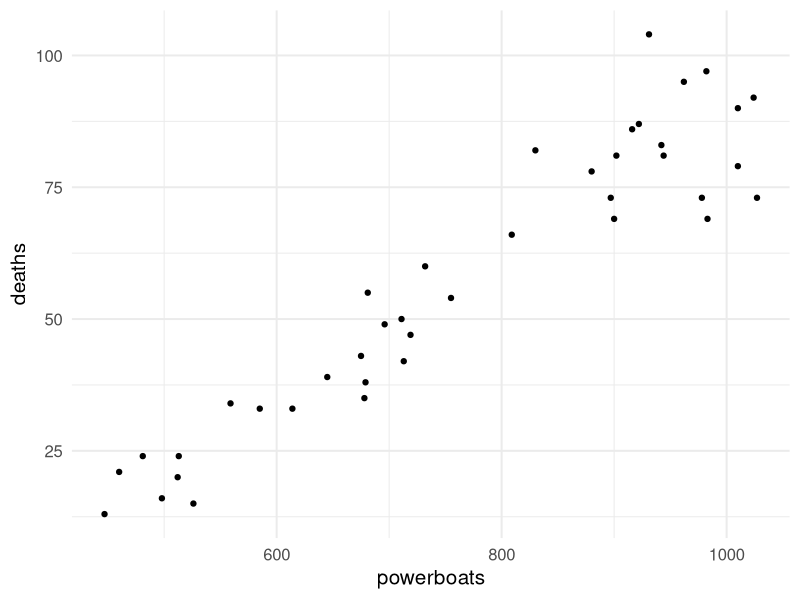
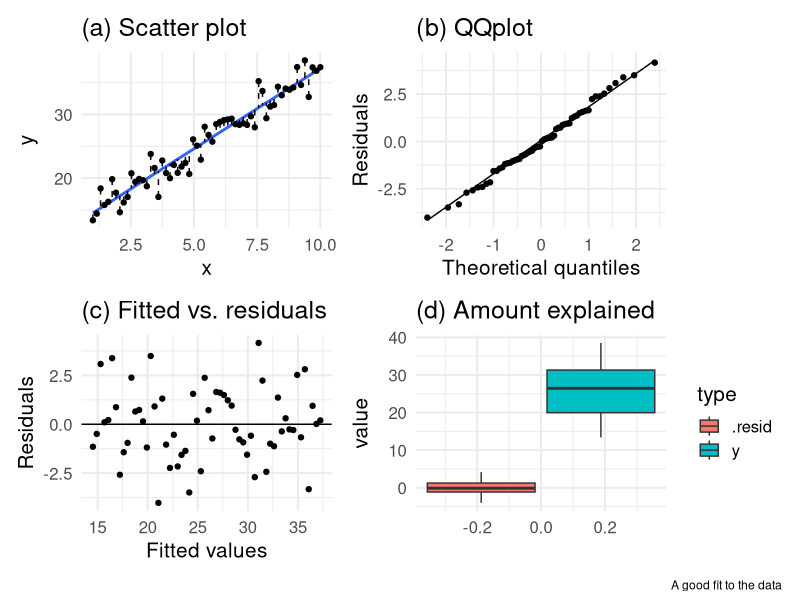
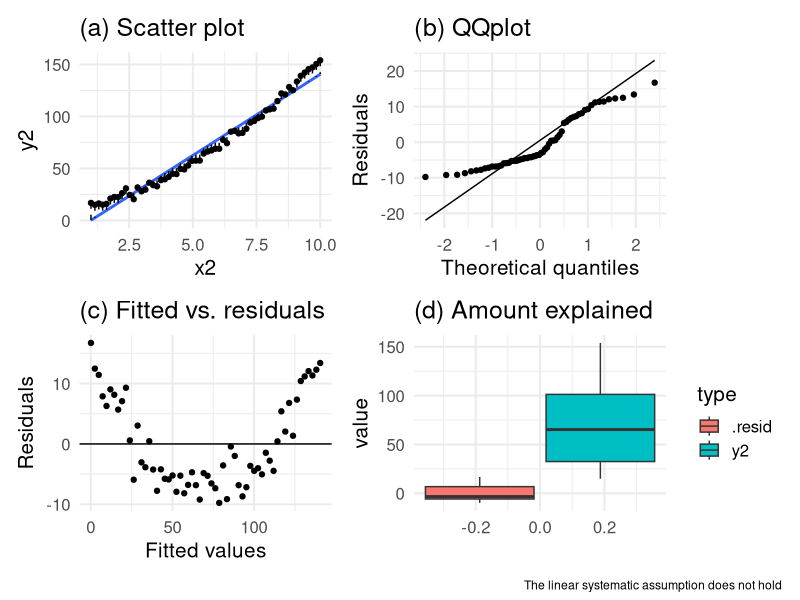
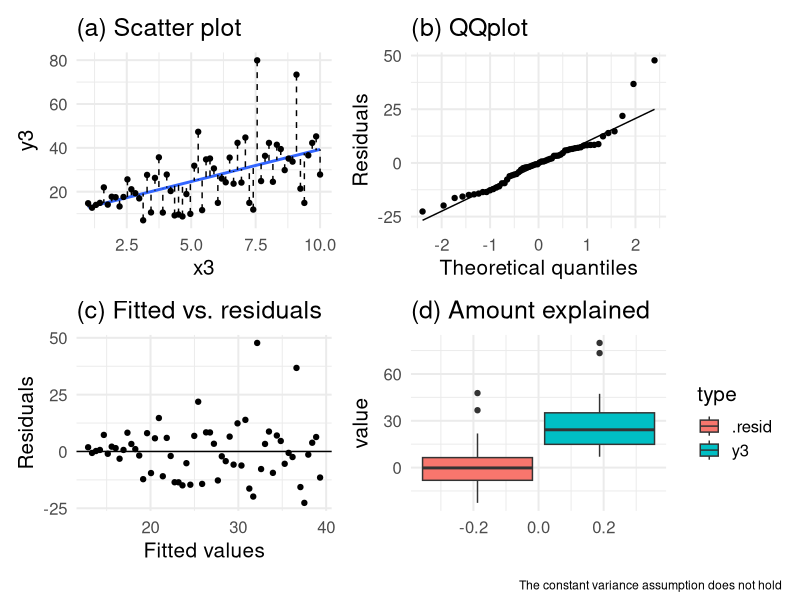
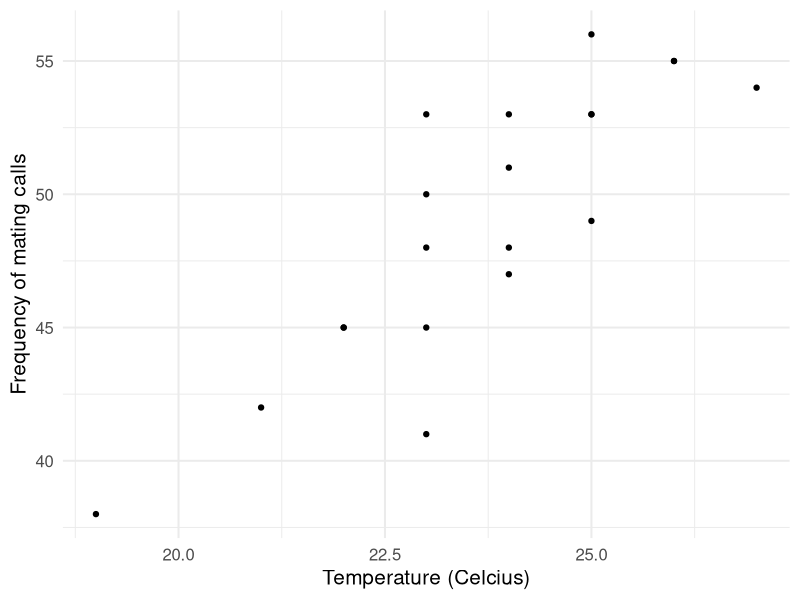
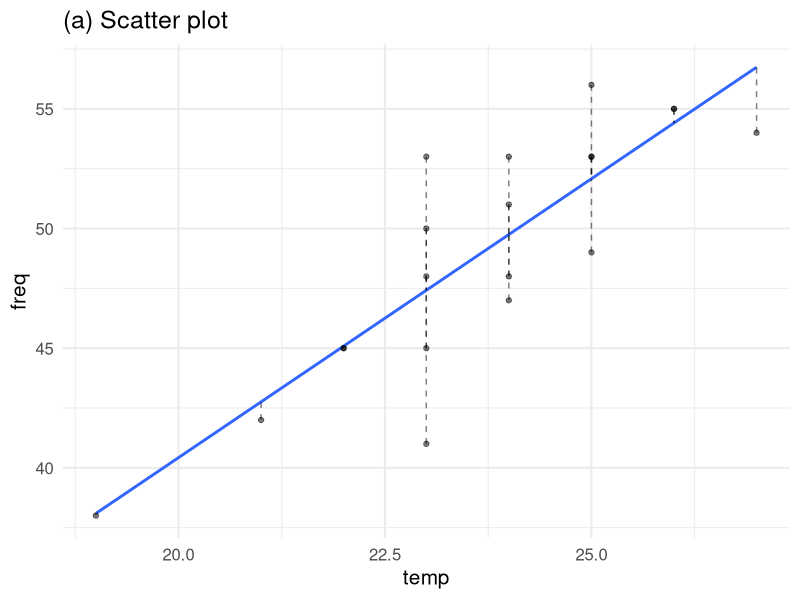
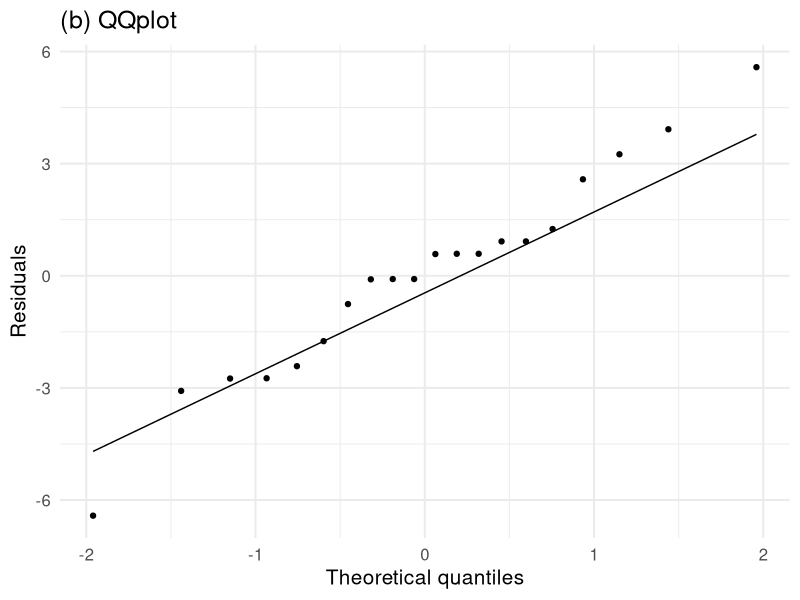
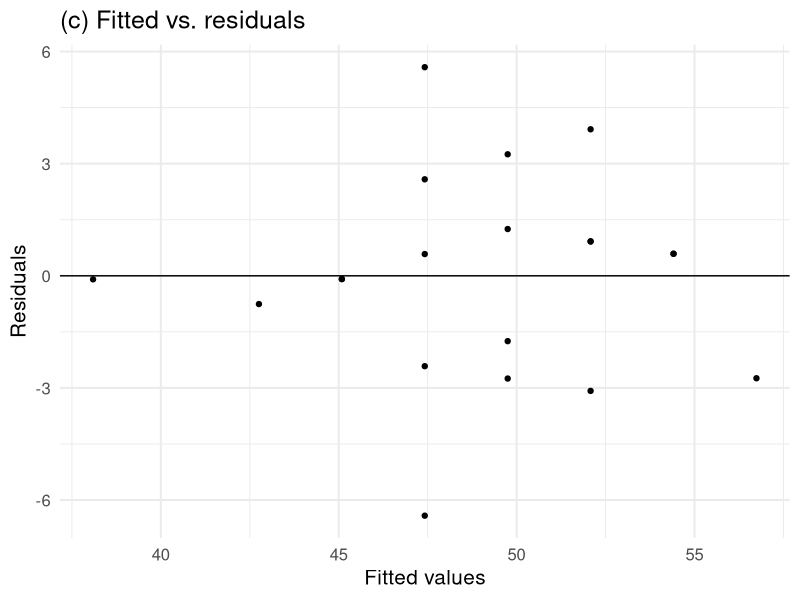

Reproduce these figures in R, in order.
## ---- chunk 1
library(knitr) # for include_graphics() 
library(dplyr)
library(forcats)
library(readr)
library(ggplot2)
library(broom) 
library(tidyr)
library(ggplot2)
library(tibble)
## ---- chunk 2
mana_data <- read_csv("Ch03_Manatee-deaths.csv")
head(mana_data)
mana_scatter <- ggplot(data = mana_data, aes(x = powerboats, y = deaths)) + 
  geom_point() + theme_minimal(base_size = 15)
## ---- chunk 3
mana_scatter
## ---- chunk 4
mana_cor <- mana_data %>% 
  summarize(corr_mana = cor(powerboats, deaths))
mana_cor
## ---- chunk 5
mana_lm <- lm(deaths ~ powerboats, mana_data)
# we use the package broom to look at the output of the linear model
tidy(mana_lm) 
## ---- chunk 6
tidy(mana_lm)
## ---- chunk 7
glance(mana_lm)
## ---- chunk 8
mana_cor <- mana_data %>% 
  summarize(corr_mana = cor(powerboats, deaths))
mana_cor
glance(mana_lm)
## ---- chunk 9
library(broom)
library(ggplot2)
library(dplyr)
library(tidyr)

# students, don't worry about the code in the next six lines.
# I will provide the required code later in the slides.
set.seed(123)
x <- seq(1, 10, length.out = 60)
y <- 12 + 2.5 * x + rnorm(n = 60, mean = 0, sd = 2)
dat1 <- data.frame(x, y)

lm1 <- lm(y~x, data = dat1)
augmented_dat1 <- augment(lm1)

## Fitted model
plot1 <- ggplot(augmented_dat1, aes(x, y)) +
  geom_smooth(method = "lm", se = F) +
  geom_point() +
  geom_segment(aes(xend = x, yend = .fitted), lty = 2) +
  theme_minimal(base_size = 15) +
  labs(title = "(a) Scatter plot") 

# QQ plot
plot2 <- ggplot(augmented_dat1, aes(sample = .resid)) + 
  geom_qq() + 
  geom_qq_line() +
  theme_minimal(base_size = 15) +
  labs(y = "Residuals", x = "Theoretical quantiles", title = "(b) QQplot") 

## Fitted vs. residuals
plot3 <-ggplot(augmented_dat1, aes(y = .resid, x = .fitted)) + 
  geom_point() + 
  theme_minimal(base_size = 15) +
  geom_hline(aes(yintercept = 0)) +
  labs(y = "Residuals", x = "Fitted values", title = "(c) Fitted vs. residuals") 

## Amount explained
reshape <- augmented_dat1 %>% select(.resid, y) %>%
  gather(key = "type", value = "value", y, .resid)

plot4 <- ggplot(reshape, aes(y = value)) + 
  geom_boxplot(aes(fill = type)) +
  labs(title = "(d) Amount explained") +
  theme_minimal(base_size = 15) 

library(patchwork)
plot1 + plot2 + plot3 + plot4 + plot_layout(nrow = 2) + 
  plot_annotation(caption = "A good fit to the data")
## ---- chunk 10
x2 <- seq(1, 10, length.out = 60)
y2 <- 12 + 2.5 * x2 + 1.2 * x2^2 + rnorm(n = 60, mean = 0, sd = 3) #the linearity assumption is violated
dat2 <- data.frame(x2, y2)

lm2 <- lm(y2 ~ x2, data = dat2)
augmented_dat2 <- augment(lm2)

## Fitted model
plot1_2 <- ggplot(augmented_dat2, aes(x2, y2)) +
  geom_smooth(method = "lm", se = F) +
  geom_point() +
  geom_segment(aes(xend = x2, yend = .fitted), lty = 2) +
  theme_minimal(base_size = 15) +
  labs(title = "(a) Scatter plot") 

# QQ plot
plot2_2 <- ggplot(augmented_dat2, aes(sample = .resid)) + 
  geom_qq() + 
  geom_qq_line() +
  theme_minimal(base_size = 15) +
  labs(y = "Residuals", x = "Theoretical quantiles", title = "(b) QQplot")

## Fitted vs. residuals
plot3_2 <-ggplot(augmented_dat2, aes(y = .resid, x = .fitted)) + 
  geom_point() + 
  theme_minimal(base_size = 15) +
  geom_hline(aes(yintercept = 0)) +
  labs(y = "Residuals", x = "Fitted values", title = "(c) Fitted vs. residuals")

## Amount explained
reshape_2 <- augmented_dat2 %>% select(.resid, y2) %>%
  gather(key = "type", value = "value", y2, .resid)

plot4_2 <- ggplot(reshape_2, aes(y = value)) + 
  geom_boxplot(aes(fill = type)) +
  theme_minimal(base_size = 15) +
  labs(title = "(d) Amount explained") 

plot1_2 + plot2_2 + plot3_2 + plot4_2 + plot_layout(nrow = 2) + 
  plot_annotation(caption = "The linear systematic assumption does not hold")
## ---- chunk 11
x3 <- seq(1, 10, length.out = 60)
y3 <- 12 + 2.5 * x3 + rnorm(n = 60, mean = 0, sd = 2*x3) #the constant variance assumption is violated
dat3 <- data.frame(x3, y3)

lm3 <- lm(y3 ~ x3, data = dat3)
augmented_dat3 <- augment(lm3)


## Fitted model
plot1_3 <- ggplot(augmented_dat3, aes(x3, y3)) +
  geom_smooth(method = "lm", se = F) +
  geom_point() +
  geom_segment(aes(xend = x3, yend = .fitted), lty = 2) +
  theme_minimal(base_size = 15) +
  labs(title = "(a) Scatter plot")

# QQ plot
plot2_3 <- ggplot(augmented_dat3, aes(sample = .resid)) + 
  geom_qq() + 
  geom_qq_line() +
  theme_minimal(base_size = 15) +
  labs(y = "Residuals", x = "Theoretical quantiles", title = "(b) QQplot")

## Fitted vs. residuals
plot3_3 <-ggplot(augmented_dat3, aes(y = .resid, x = .fitted)) + 
  geom_point() + 
  theme_minimal(base_size = 15) +
  geom_hline(aes(yintercept = 0)) +
  labs(y = "Residuals", x = "Fitted values", title = "(c) Fitted vs. residuals") 

## Amount explained
reshape_3 <- augmented_dat3 %>% select(.resid, y3) %>%
  gather(key = "type", value = "value", y3, .resid)

plot4_3 <- ggplot(reshape_3, aes(y = value)) + 
  geom_boxplot(aes(fill = type)) +
  theme_minimal(base_size = 15) +
  labs(title = "(d) Amount explained")

plot1_3 + plot2_3 + plot3_3 + plot4_3 + plot_layout(nrow = 2) + 
  plot_annotation(caption = "The constant variance assumption does not hold")
## ---- chunk 12
library(tibble)

frog_data <- tibble(id = 1:20,
       temp = c(19, 21, 22, 22, 23, 23, 23, 23, 23, 
                24, 24, 24, 24,
                25, 25, 25, 25, 26, 26, 27),
       freq = c(38, 42, 45, 45, 41, 45, 48, 50, 53, 51, 48, 53, 47,
                53, 49, 56, 53, 55, 55, 54))
## ---- chunk 13
ggplot(frog_data, aes(x = temp, y = freq)) +
  geom_point() +
  theme_minimal(base_size = 15) +
  labs(x = "Temperature (Celcius)", y = "Frequency of mating calls")
## ---- chunk 14
frog_lm <- lm(formula = freq ~ temp, data = frog_data)
tidy(frog_lm)
glance(frog_lm)
## ---- chunk 15
frog_lm_augment <- augment(frog_lm)
## ---- chunk 16
 frog_resid<- ggplot(frog_lm_augment, aes(temp, freq)) +
  geom_smooth(method = "lm", se = F) +
  geom_point(alpha = 0.5) +
  geom_segment(aes(xend = temp, yend = .fitted), lty = 2, alpha = 0.5) +
  theme_minimal(base_size = 15) +
  labs(title = "(a) Scatter plot")
## ---- chunk 17
frog_resid
## ---- chunk 18
# QQ plot
  frog_qq<-ggplot(frog_lm_augment, aes(sample = .resid)) + 
  geom_qq() + 
  geom_qq_line() +
  theme_minimal(base_size = 15) +
  labs(y = "Residuals", x = "Theoretical quantiles", title = "(b) QQplot")

## ---- chunk 19
# QQ plot
  frog_qq
## ---- chunk 20
## Fitted vs. residuals
  frog_fitresid<-ggplot(frog_lm_augment, aes(y = .resid, x = .fitted)) + 
  geom_point() + 
  theme_minimal(base_size = 15) +
  geom_hline(aes(yintercept = 0)) +
  labs(y = "Residuals", x = "Fitted values", title = "(c) Fitted vs. residuals") 

## ---- chunk 21
## Fitted vs. residuals
  frog_fitresid
## ---- chunk 22
## Amount explained
frog_gather <- frog_lm_augment %>% select(freq, .resid) %>%
  gather(key = "type", value = "value", freq, .resid)

frog_expl<-ggplot(frog_gather, aes(y = value)) + 
  geom_boxplot(aes(fill = type)) +
  theme_minimal(base_size = 15) +
  labs(title = "(d) Amount explained")
## ---- chunk 23
frog_expl
## ---- chunk 24
glance(frog_lm) 
## ---- chunk 25
frog_lm_augment %>% summarise(min_resid = min(.resid),
                            q25_resid = quantile(.resid, 0.25),
                            mean_resid = mean(.resid),
                            q75_resid = quantile(.resid, 0.75),
                            max_resid = max(.resid))
## ---- chunk 26
ggplot(frog_data, aes(x = temp, y = freq)) +
  theme_minimal(base_size = 15) +
  labs(x = "Temperature (Celcius)", y = "Frequency of mating calls") + 
  geom_hline(aes(yintercept = 47), col = "red") +
  geom_text(aes(x = 20, y = 48), label = "Null hypothesis slope", col = "red", check_overlap = T) +
  geom_smooth(method = "lm", se = F) +
  geom_text(aes(x = 20, y = 43), label = "Estimated slope", col = "blue", check_overlap = T) +
  geom_point()
## ---- chunk 27
tidy(frog_lm)
## ---- chunk 28
pt(q = 6.7211302, df = 18, lower.tail = F)*2
## ---- chunk 29
t_star<-qt(p = 0.975, df = 18)
t_star
## ---- chunk 30
ggplot(frog_data, aes(x = temp, y = freq)) +
  theme_minimal(base_size = 15) +
  labs(x = "Temperature (Celcius)", y = "Frequency of mating calls") + 
  geom_smooth(method = "lm", se = F) +
  geom_vline(aes(xintercept = 21), col = "orange", lty = 2)+
  geom_point(aes(x = 21, y = 42.8), col = "orange") +
  geom_point()
## ---- chunk 31
# specify the value of the explanatory variable for which you want the prediction:
newdata = data.frame(temp = 21) 

# use `predict()` to make prediction and confidence intervals
prediction_interval <- predict(frog_lm, newdata, interval = "predict")
prediction_interval

confidence_interval <- predict(frog_lm, newdata, interval = "confidence")
confidence_interval
## ---- chunk 32
plot_a <- ggplot(frog_data, aes(x = temp, y = freq)) +
  theme_minimal(base_size = 15) +
  labs(x = "Temperature (Celcius)", y = "Frequency of mating calls") + 
  geom_smooth(method = "lm", se = F) +
  geom_point(aes(x = 21, y = 42.8), col = "orange", size = 3, pch = 4) +
  geom_segment(aes(x = 21, xend = 21, y = 40.38472, yend = 45.12887), col = "red") + # confidence interval
  geom_point() + 
  labs(title = "95% Confidence Interval") 

plot_b <- ggplot(frog_data, aes(x = temp, y = freq)) +
  theme_minimal(base_size = 15) +
  labs(x = "Temperature (Celcius)", y = "Frequency of mating calls") + 
  geom_smooth(method = "lm", se = F) +
  geom_point(aes(x = 21, y = 42.8), col = "orange", size = 3, pch = 4) +
  geom_segment(aes(x = 21, xend = 21, y = 36.37187, yend = 49.1473), col = "orange", alpha = 0.4) + # prediction interval
  geom_point() + 
  labs(title = "95% Prediction Interval") 

library(patchwork)

plot_a + plot_b + plot_layout()
